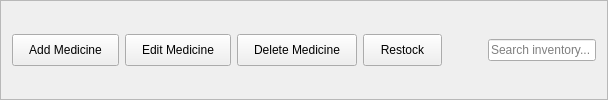
             <widget class="QFrame" name="inventoryActionsFrame">
              <property name="frameShape">
               <enum>QFrame::Shape::StyledPanel</enum>
              </property>
              <property name="frameShadow">
               <enum>QFrame::Shadow::Raised</enum>
              </property>
              <layout class="QHBoxLayout" name="horizontalLayout_12">
               <item>
                <widget class="QPushButton" name="addInventoryBtn">
                 <property name="styleSheet">
                  <string notr="true">padding: 8px 16px;</string>
                 </property>
                 <property name="text">
                  <string>Add Medicine</string>
                 </property>
                </widget>
               </item>
               <item>
                <widget class="QPushButton" name="editInventoryBtn">
                 <property name="styleSheet">
                  <string notr="true">padding: 8px 16px;</string>
                 </property>
                 <property name="text">
                  <string>Edit Medicine</string>
                 </property>
                </widget>
               </item>
               <item>
                <widget class="QPushButton" name="deleteInventoryBtn">
                 <property name="styleSheet">
                  <string notr="true">padding: 8px 16px;</string>
                 </property>
                 <property name="text">
                  <string>Delete Medicine</string>
                 </property>
                </widget>
               </item>
               <item>
                <widget class="QPushButton" name="restockInventoryBtn">
                 <property name="styleSheet">
                  <string notr="true">padding: 8px 16px;</string>
                 </property>
                 <property name="text">
                  <string>Restock</string>
                 </property>
                </widget>
               </item>
               <item>
                <spacer name="horizontalSpacer_10">
                 <property name="orientation">
                  <enum>Qt::Orientation::Horizontal</enum>
                 </property>
                 <property name="sizeHint" stdset="0">
                  <size>
                   <width>40</width>
                   <height>20</height>
                  </size>
                 </property>
                </spacer>
               </item>
               <item>
                <widget class="QLineEdit" name="inventorySearchBox">
                 <property name="placeholderText">
                  <string>Search inventory...</string>
                 </property>
                </widget>
               </item>
              </layout>
             </widget>
